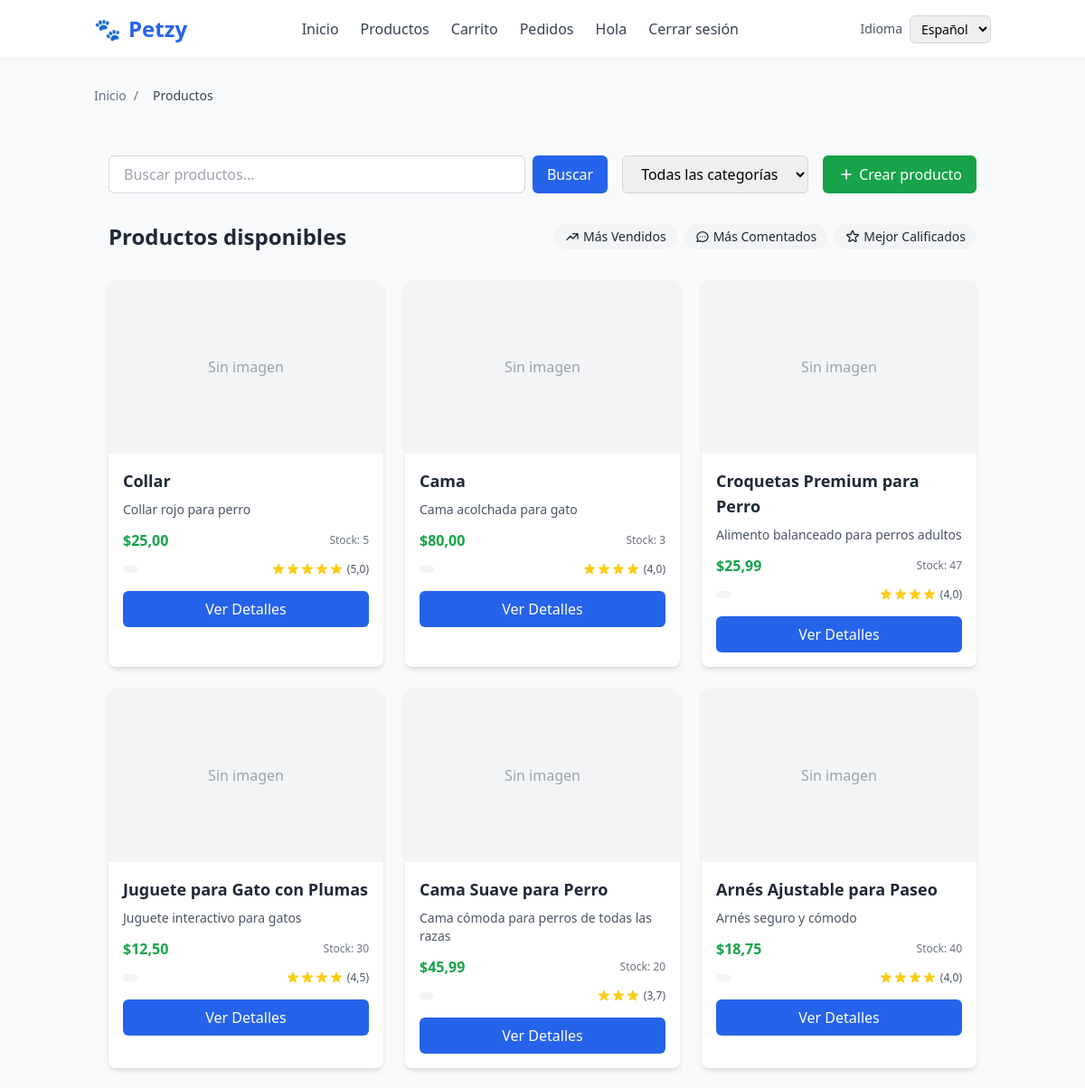
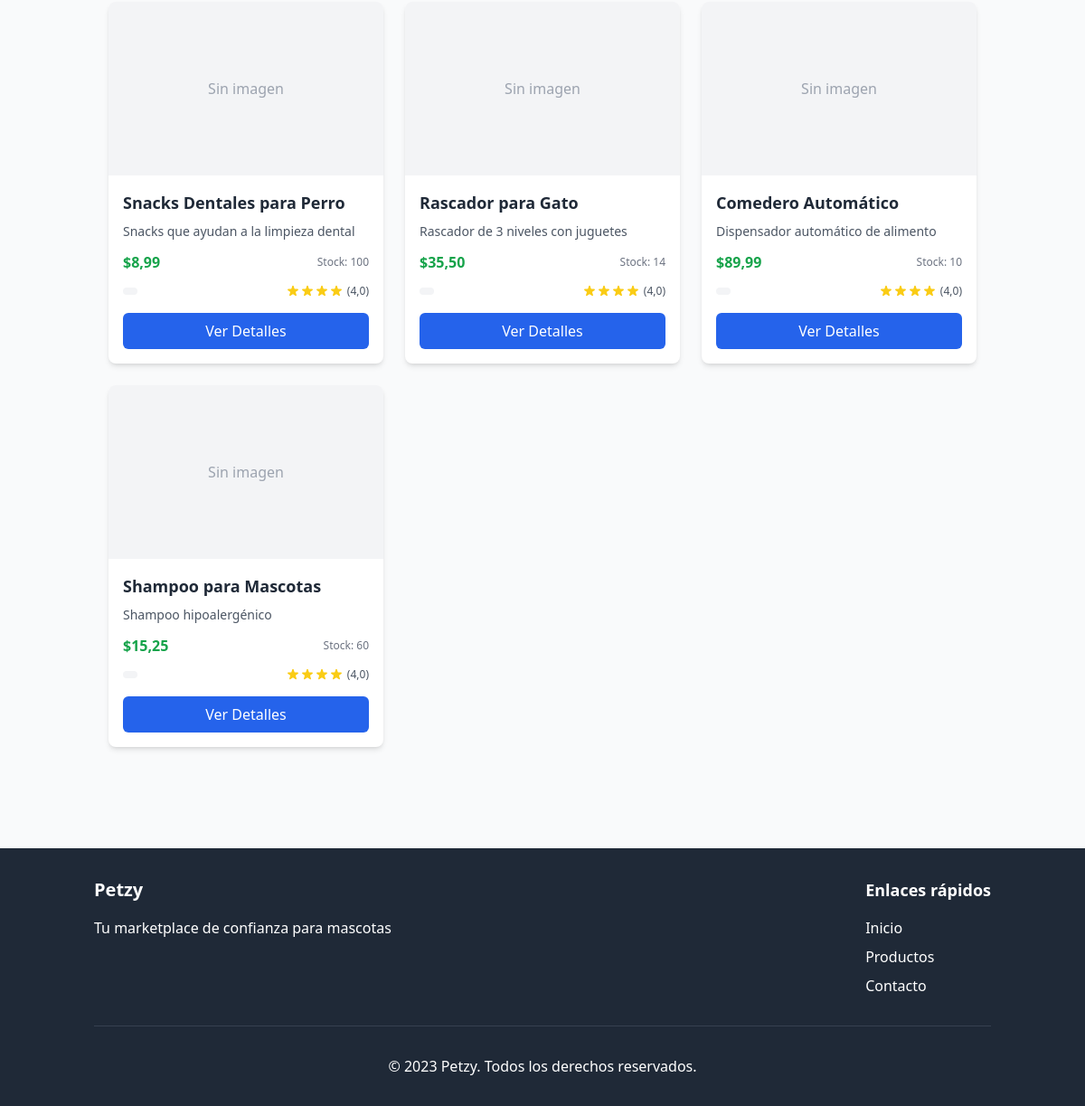
/products/ (signed in), run on the app's committed database (2 pictures, top to bottom).
### products/models.py (models this page shows, shortened)
class Producto(models.Model):
    vendedor = models.ForeignKey(Usuario, on_delete=models.CASCADE, related_name="productos")
    nombre = models.CharField(max_length=200)
    descripcion = models.TextField(blank=True)
    precio = models.DecimalField(max_digits=8, decimal_places=2)
    stock = models.PositiveIntegerField(default=0)
    categoria = models.CharField(max_length=100, blank=True)
    imagen = models.ImageField(upload_to='productos/', null=True, blank=True)
    fecha_creacion = models.DateTimeField(auto_now_add=True)
    @property
    def promedio_rating(self):
        avg = self.reviews.aggregate(promedio=Avg('rating'))['promedio']
        return round(avg, 1) if avg else 0

### products/views.py (the view)
# urls.py: path('', views.ProductoListView.as_view(), name='list'),
class ProductoListView(ListView):
    model = Producto
    template_name = "products/product_list.html"
    context_object_name = "productos"
    paginate_by = 12
    def get_queryset(self):
        queryset = super().get_queryset()
        q = self.request.GET.get("q")
        categoria = self.request.GET.get("categoria")
        if q:
            queryset = queryset.filter(
                Q(nombre__icontains=q) | Q(descripcion__icontains=q)
            )
        if categoria:
            queryset = queryset.filter(categoria=categoria)
        return queryset
    def get_context_data(self, **kwargs):
        context = super().get_context_data(**kwargs)
        context['categorias'] = Producto.objects.values_list('categoria', flat=True).distinct()
        context['breadcrumbs'] = [
            {"label": _("Inicio"), "url": reverse_lazy("home:index")},
            {"label": _("Productos"), "url": ""},
        ]
        return context

### templates/products/product_list.html (shortened to what this page needs)
{% extends "base.html" %}
{% load i18n %}
{% block content %}
<div class="container mx-auto px-4 py-8 max-w-7xl">
    <div class="flex flex-col md:flex-row gap-4 mb-8">
        <form method="get" action="." class="flex-1 flex gap-2">
            <input type="text" name="q" class="flex-1 px-4 py-2 border border-gray-300 rounded-md focus:outline-none focus:ring-2 focus:ring-blue-500"
                   placeholder="{% trans "Buscar productos..." %}" value="{{ request.GET.q }}">
            <button type="submit" class="bg-blue-600 hover:bg-blue-700 text-white px-4 py-2 rounded-md transition duration-200">
                {% trans "Buscar" %}
            </button>
        </form>
        <select class="px-4 py-2 border border-gray-300 rounded-md focus:outline-none focus:ring-2 focus:ring-blue-500"
                onchange="if(this.value) window.location.href=this.value">
            <option value="">{% trans "Todas las categorías" %}</option>
        </select>
        <a href="{% url 'products:create' %}" class="bg-green-600 hover:bg-green-700 text-white px-4 py-2 rounded-md transition duration-200 flex items-center justify-center">
            <svg xmlns="http://www.w3.org/2000/svg" class="h-5 w-5 mr-1" fill="none" viewBox="0 0 24 24" stroke="currentColor">
                <path stroke-linecap="round" stroke-linejoin="round" stroke-width="2" d="M12 6v6m0 0v6m0-6h6m-6 0H6" />
            </svg>
            {% trans "Crear producto" %}
        </a>
    </div>
    <div class="flex flex-col sm:flex-row justify-between items-start sm:items-center mb-8">
        <h1 class="text-2xl font-bold text-gray-800 mb-4 sm:mb-0">{% trans "Productos disponibles" %}</h1>
        <div class="flex flex-wrap gap-2">
            <a href="{% url 'products:top_vendidos' %}" class="px-3 py-1 bg-gray-100 hover:bg-gray-200 text-gray-800 text-sm rounded-full transition duration-200 flex items-center">
                <svg xmlns="http://www.w3.org/2000/svg" class="h-4 w-4 mr-1" fill="none" viewBox="0 0 24 24" stroke="currentColor">
                    <path stroke-linecap="round" stroke-linejoin="round" stroke-width="2" d="M13 7h8m0 0v8m0-8l-8 8-4-4-6 6" />
                </svg>
                {% trans "Más Vendidos" %}
            </a>
            <a href="{% url 'products:top_comentados' %}" class="px-3 py-1 bg-gray-100 hover:bg-gray-200 text-gray-800 text-sm rounded-full transition duration-200 flex items-center">
                {% trans "Más Comentados" %}
            </a>
            <a href="{% url 'products:top_calificados' %}" class="px-3 py-1 bg-gray-100 hover:bg-gray-200 text-gray-800 text-sm rounded-full transition duration-200 flex items-center">
                {% trans "Mejor Calificados" %}
            </a>
        </div>
    </div>
    {% if productos %}
    <div class="grid grid-cols-1 sm:grid-cols-2 lg:grid-cols-3 gap-6">
        {% for p in productos %}
        <div class="bg-white rounded-lg shadow-md overflow-hidden hover:shadow-lg transition duration-200">
            {% if p.imagen %}
            <img src="{{ p.imagen.url }}" class="w-full h-48 object-cover" alt="{{ p.nombre }}">
            {% else %}
            <div class="w-full h-48 bg-gray-100 flex items-center justify-center">
                <span class="text-gray-400">{% trans "Sin imagen" %}</span>
            </div>
            {% endif %}
            <div class="p-4">
                <h3 class="text-lg font-semibold text-gray-800 mb-2">{{ p.nombre }}</h3>
                <p class="text-gray-600 text-sm mb-3">{{ p.descripcion|truncatewords:15 }}</p>
                <div class="flex justify-between items-center mb-3">
                    <span class="text-green-600 font-bold">${{ p.precio }}</span>
                    <span class="text-xs text-gray-500">Stock: {{ p.stock }}</span>
                </div>
                <div class="flex justify-between items-center mb-4">
                    <span class="bg-gray-100 text-gray-700 text-xs px-2 py-1 rounded-full">
                    </span>
                    {% if p.promedio_rating > 0 %}
                    <div class="flex items-center">
                        <div class="text-yellow-400 flex">
                        </div>
                        <span class="text-xs text-gray-600 ml-1">({{ p.promedio_rating }})</span>
                    </div>
                    {% endif %}
                </div>
                <a href="{% url 'products:detail' p.pk %}" class="block w-full bg-blue-600 hover:bg-blue-700 text-white text-center font-medium py-2 px-4 rounded-md transition duration-200">
                    {% trans "Ver Detalles" %}
                </a>
            </div>
        </div>
        {% endfor %}
    </div>
    {% endif %}
</div>
{% endblock %}

### data on the page
Producto: nombre "Collar", descripcion "Collar rojo para perro", precio "25,00", stock "5", promedio_rating "5,0"
Producto: nombre "Cama", descripcion "Cama acolchada para gato", precio "80,00", stock "3", promedio_rating "4,0"
Producto: nombre "Croquetas Premium para Perro", descripcion "Alimento balanceado para perros adultos", precio "25,99", stock "47", promedio_rating "4,0"
Producto: nombre "Juguete para Gato con Plumas", descripcion "Juguete interactivo para gatos", precio "12,50", stock "30", promedio_rating "4,5"
Producto: nombre "Cama Suave para Perro", descripcion "Cama cómoda para perros de todas las razas", precio "45,99", stock "20", promedio_rating "3,7"
Producto: nombre "Arnés Ajustable para Paseo", descripcion "Arnés seguro y cómodo", precio "18,75", stock "40", promedio_rating "4,0"
Producto: nombre "Snacks Dentales para Perro", descripcion "Snacks que ayudan a la limpieza dental", precio "8,99", stock "100", promedio_rating "4,0"
Producto: nombre "Rascador para Gato", descripcion "Rascador de 3 niveles con juguetes", precio "35,50", stock "14", promedio_rating "4,0"
Producto: nombre "Comedero Automático", descripcion "Dispensador automático de alimento", precio "89,99", stock "10", promedio_rating "4,0"
Producto: nombre "Shampoo para Mascotas", descripcion "Shampoo hipoalergénico", precio "15,25", stock "60", promedio_rating "4,0"

### other printed values
{{ crumb.label }} "Inicio"
{{ crumb.label }} "Productos"
form field language "Español"
